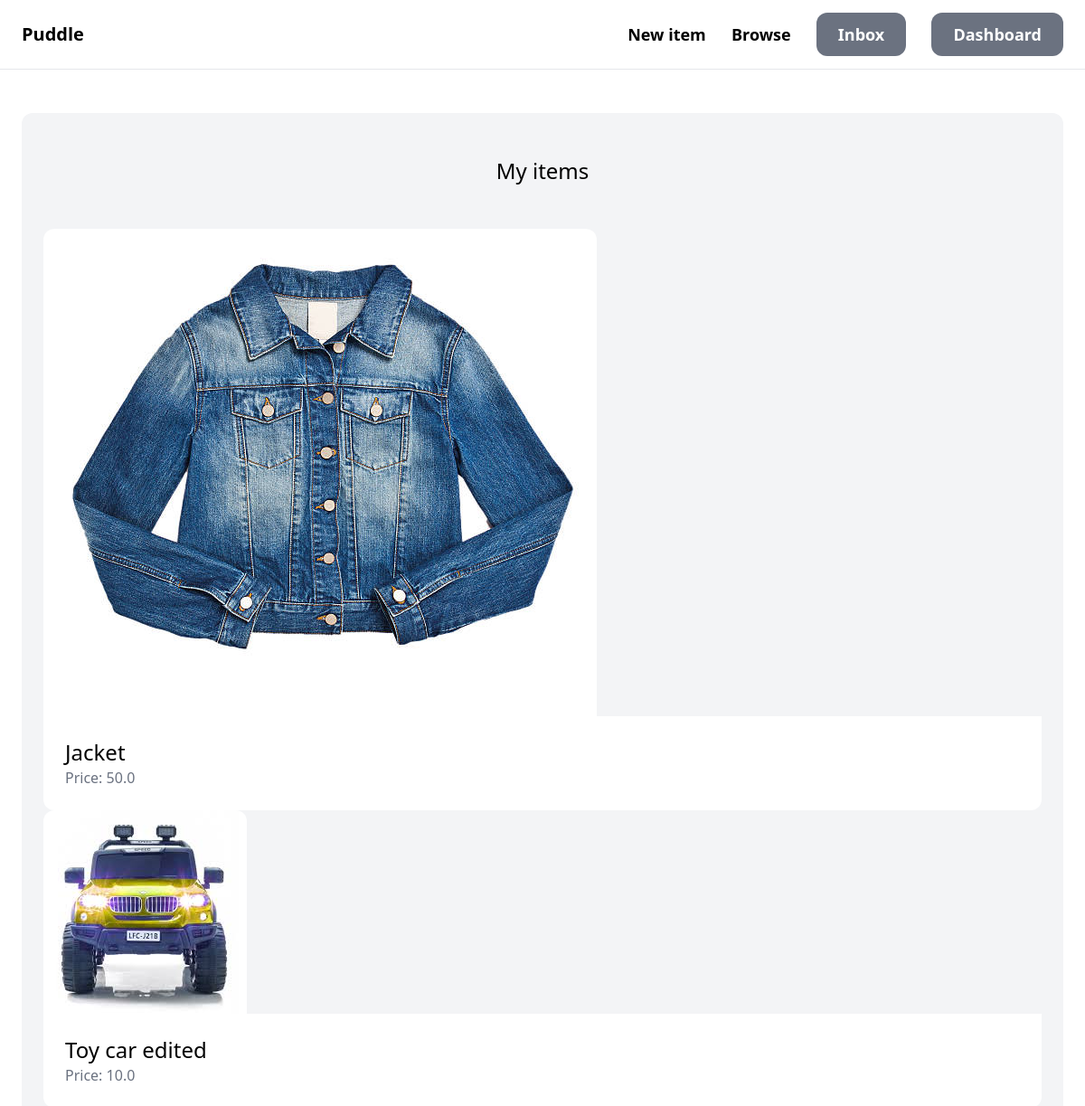
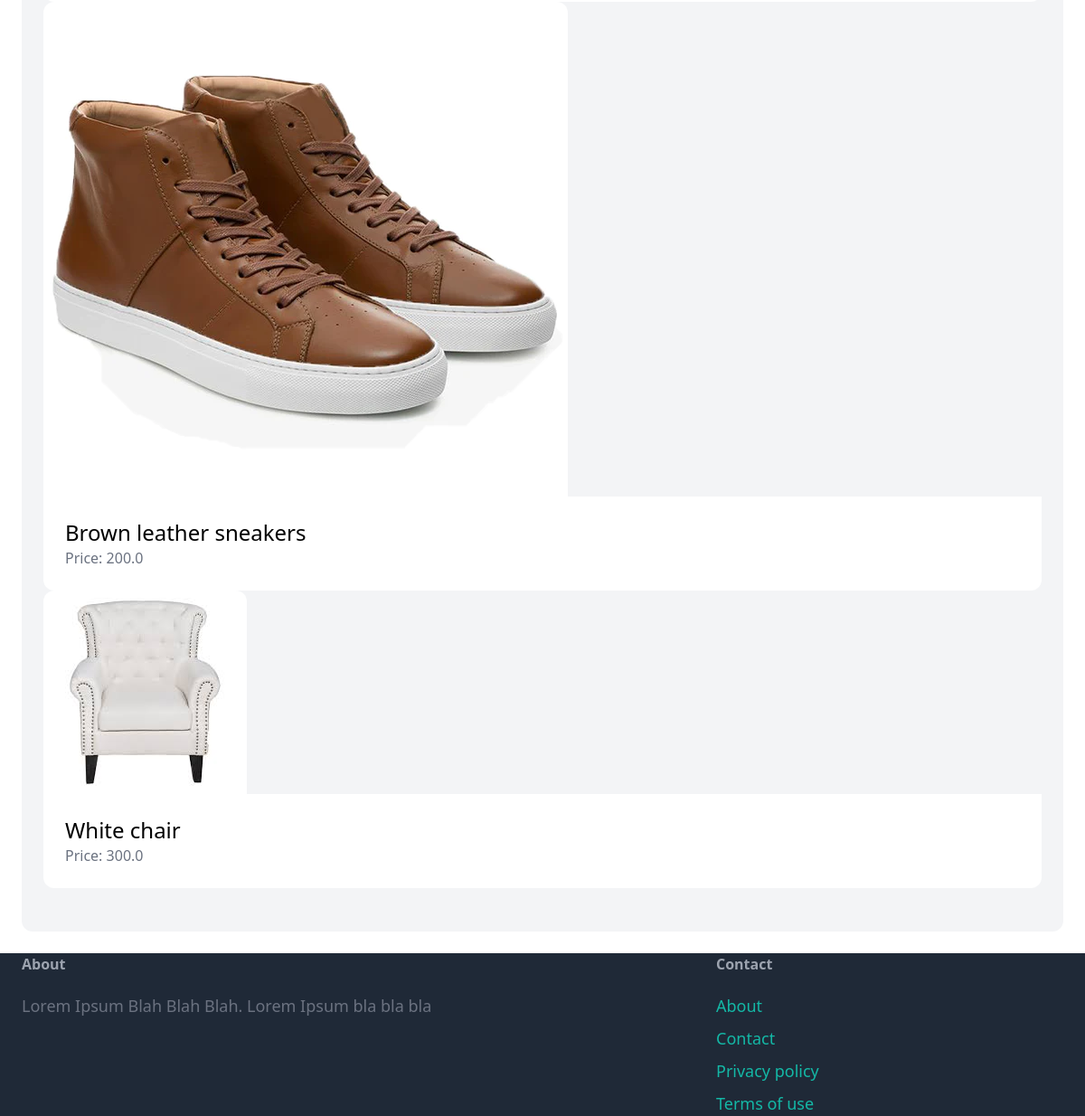
The page /dashboard/ (signed in) on the database its author committed (2 pictures, top to bottom).
### item/models.py (models this page shows, shortened)
class Item(models.Model):
    category = models.ForeignKey(Category, related_name='items', on_delete=models.CASCADE)
    name = models.CharField(max_length=255)
    description = models.TextField(blank=True, null=True)
    price = models.FloatField()
    image = models.ImageField(upload_to='item_images', blank=True, null=True)
    is_sold = models.BooleanField(default=False)
    created_at = models.DateTimeField(auto_now_add=True)
    created_by = models.ForeignKey(User, related_name='items', on_delete=models.CASCADE)
    class Meta:
        verbose_name_plural = 'items'

### dashboard/views.py (the view)
# urls.py: path('', views.index, name='index'),
@login_required
def index(request):
    items = Item.objects.filter(created_by=request.user)
    context = {
        'items': items,
    }
    return render(request, 'dashboard/index.html', context)

### dashboard/templates/dashboard/index.html (shortened to what this page needs)
{% extends 'base.html' %}
{% block content%}
    <div class="mt-6 px-6 py-12 bg-gray-100 rounded-xl">
        <h2 class="mb-12 text-2xl text-center">My items</h2>
        <div class="gird grid-cols-3 gap-3">
            {% for item in items %}
                <div>
                    <a href="{% url 'item:detail' item.id %}">
                        <div>
                            <img src="{{ item.image.url }}" class="rounded-t-xl">
                        </div>
                        <div class="p-6 bg-white rounded-b-xl">
                            <h2 class="text-2xl">{{ item.name }}</h2>
                            <p class="text-gray-500">Price: {{ item.price }}</p>
                        </div>
                    </a>
                </div>
            {% endfor %}
        </div>
    </div>
{% endblock content %}

### rows shown on the page
Item: image (picture), name "Jacket", price "50.0"
Item: image (picture), name "Toy car edited", price "10.0"
Item: image (picture), name "Brown leather sneakers", price "200.0"
Item: image (picture), name "White chair", price "300.0"
